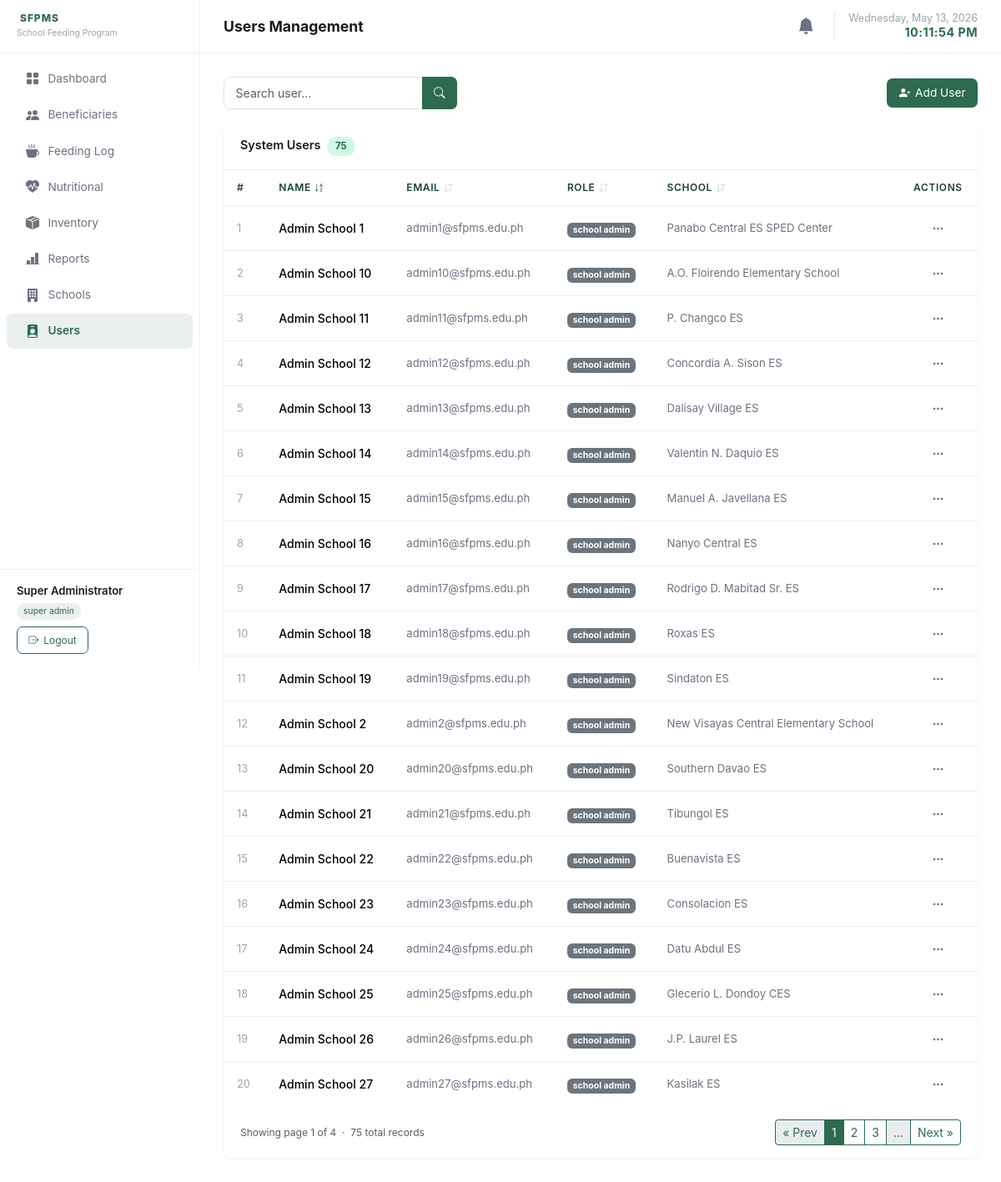
The page /pages/users.php (signed in) on the database its author committed.
### tables this page shows
CREATE TABLE users (
    id          INT UNSIGNED AUTO_INCREMENT PRIMARY KEY,
    name        VARCHAR(120) NOT NULL,
    email       VARCHAR(180) NOT NULL UNIQUE,
    password    VARCHAR(255) NOT NULL,
    role        ENUM('super_admin','school_admin','teacher') NOT NULL DEFAULT 'teacher',
    school_id   INT UNSIGNED NULL,
    grade_level VARCHAR(10)  NULL,
    section     VARCHAR(50)  NULL,
    created_at  TIMESTAMP DEFAULT CURRENT_TIMESTAMP,
    FOREIGN KEY (school_id) REFERENCES schools(id) ON DELETE SET NULL
);

CREATE TABLE schools (
    id          INT UNSIGNED AUTO_INCREMENT PRIMARY KEY,
    name        VARCHAR(200) NOT NULL,
    address     VARCHAR(300),
    status      ENUM('Active','Inactive') NOT NULL DEFAULT 'Active',
    created_at  TIMESTAMP DEFAULT CURRENT_TIMESTAMP
);

### controllers/users.php (called while the page is built, shortened)
<?php
require_once __DIR__ . '/../classes/User.php';
require_once __DIR__ . '/../classes/School.php';
require_once __DIR__ . '/../includes/pagination.php';
require_once __DIR__ . '/../includes/helpers.php';
$search     = trim($_GET['search'] ?? '');
$sortBy     = in_array($_GET['sort'] ?? '', ['name', 'email', 'role', 'school_name']) ? $_GET['sort'] : 'name';
$sortDir    = ($_GET['dir'] ?? 'asc') === 'desc' ? 'desc' : 'asc';
$totalCount = User::countAll();
$pag        = paginate($totalCount, 20);
$users      = User::getAll($pag['page'], $pag['perPage'], $sortBy, $sortDir);

### config/db.php (called while the page is built, shortened)
<?php
function getPDO(): PDO {
    static $pdo = null;
    if ($pdo === null) {
        $dsn = sprintf(
            'mysql:host=%s;dbname=%s;charset=%s',
            DB_HOST, DB_NAME, DB_CHARSET
        );
        $options = [
            PDO::ATTR_ERRMODE            => PDO::ERRMODE_EXCEPTION,
            PDO::ATTR_DEFAULT_FETCH_MODE => PDO::FETCH_ASSOC,
            PDO::ATTR_EMULATE_PREPARES   => false,
        ];
        try {
            $pdo = new PDO($dsn, DB_USER, DB_PASS, $options);
        } catch (PDOException $e) {
            http_response_code(500);
            die(json_encode(['error' => 'Database connection failed: ' . $e->getMessage()]));
        }
    }
    return $pdo;
}

### classes/User.php (called while the page is built, shortened)
<?php
require_once __DIR__ . '/../config/db.php';
class User {
    public static function getAll(int $page = 1, int $perPage = 20, string $sortBy = 'name', string $sortDir = 'asc'): array {
        $allowed  = ['name', 'email', 'role', 'school_name'];
        $sortBy   = in_array($sortBy, $allowed, true) ? $sortBy : 'name';
        if ($sortBy === 'school_name') {
            $sortBy = 's.name';
        } else {
            $sortBy = "u.{$sortBy}";
        }
        $sortDir  = strtolower($sortDir) === 'desc' ? 'DESC' : 'ASC';
        $offset   = ($page - 1) * $perPage;
        $stmt = getPDO()->prepare(
            "SELECT u.*, s.name AS school_name
             FROM users u
             LEFT JOIN schools s ON u.school_id = s.id
             ORDER BY {$sortBy} {$sortDir}
             LIMIT ? OFFSET ?"
        );
        $stmt->execute([$perPage, $offset]);
        return $stmt->fetchAll();
    }
    public static function countAll(): int {
        return (int) getPDO()->query('SELECT COUNT(*) FROM users')->fetchColumn();
    }
}

### classes/School.php (called while the page is built, shortened)
<?php
require_once __DIR__ . '/../config/db.php';
class School {
    public static function getAll(int $page = 1, int $perPage = 20, string $sortBy = 'name', string $sortDir = 'asc'): array {
        $allowed  = ['name', 'address', 'beneficiary_count'];
        $sortBy   = in_array($sortBy, $allowed, true) ? $sortBy : 'name';
        $sortDir  = strtolower($sortDir) === 'desc' ? 'DESC' : 'ASC';
        $offset   = ($page - 1) * $perPage;
        $stmt     = getPDO()->prepare(
            "SELECT s.*, COUNT(b.id) AS beneficiary_count
             FROM schools s
             LEFT JOIN beneficiaries b ON b.school_id = s.id
             GROUP BY s.id
             ORDER BY {$sortBy} {$sortDir}
             LIMIT ? OFFSET ?"
        );
        $stmt->execute([$perPage, $offset]);
        return $stmt->fetchAll();
    }
}

### pages/users.php (the view, shortened to what this page needs)
<?php
require_once __DIR__ . '/../controllers/users.php';
require_once __DIR__ . '/../includes/header.php';
?>
<div class="d-flex align-items-center justify-content-between mb-3 flex-wrap gap-2">
  <form method="get" class="d-flex align-items-center gap-2 flex-nowrap">
    <div class="input-group" style="width: 280px; max-width: 100%;">
      <input type="text" name="search" class="form-control" placeholder="Search user…"
             value="<?= htmlspecialchars($search) ?>">
      <button class="btn-primary-custom" type="submit" style="border-top-left-radius: 0; border-bottom-left-radius: 0; margin-left: -1px; position: relative; z-index: 2;">
        <i class="bi bi-search"></i>
      </button>
    </div>
  </form>
  <button class="btn-primary-custom" data-bs-toggle="modal" data-bs-target="#addModal">
    <i class="bi bi-person-plus-fill"></i> Add User
  </button>
</div>
<div class="table-wrapper">
  <div class="table-header">
    <span style="font-weight:600;font-size:.9rem;">
      System Users &nbsp;<span class="status-badge badge-active"><?= $totalCount ?></span>
    </span>
  </div>
  <table class="table">
    <thead>
      <tr>
        <th>#</th>
        <th>
          <a href="<?= sortUrl('name', $sortBy, $sortDir) ?>" class="text-decoration-none text-inherit d-inline-flex align-items-center">
            Name <?= sortIcon('name', $sortBy, $sortDir) ?>
          </a>
        </th>
        <th>
          <a href="<?= sortUrl('email', $sortBy, $sortDir) ?>" class="text-decoration-none text-inherit d-inline-flex align-items-center">
            Email <?= sortIcon('email', $sortBy, $sortDir) ?>
          </a>
        </th>
        <th>
          <a href="<?= sortUrl('role', $sortBy, $sortDir) ?>" class="text-decoration-none text-inherit d-inline-flex align-items-center">
            Role <?= sortIcon('role', $sortBy, $sortDir) ?>
          </a>
        </th>
        <th>
          <a href="<?= sortUrl('school_name', $sortBy, $sortDir) ?>" class="text-decoration-none text-inherit d-inline-flex align-items-center">
            School <?= sortIcon('school_name', $sortBy, $sortDir) ?>
          </a>
        </th>
        <th class="text-center">Actions</th>
      </tr>
    </thead>
    <tbody>
      <?php if (empty($users)): ?>
      <tr><td colspan="6" class="text-center text-muted py-4">No users found.</td></tr>
      <?php else: ?>
      <?php $i = ($pag['page'] - 1) * $pag['perPage'] + 1; foreach ($users as $u): ?>
      <tr>
        <td style="color:#9ca3af;font-size:.8rem;"><?= $i++ ?></td>
        <td style="font-weight:500;">
            <?= htmlspecialchars($u['name']) ?>
        </td>
        <td style="font-size:.82rem;color:#6b7280;"><?= htmlspecialchars($u['email']) ?></td>
        <td>
          <span class="badge bg-secondary"><?= str_replace('_', ' ', $u['role']) ?></span>
        </td>
        <td style="font-size:.82rem;color:#6b7280;">
          <?php if ($u['school_name']): ?>
              <?= htmlspecialchars($u['school_name']) ?>
          <?php else: ?>
              <span class="text-muted">N/A</span>
          <?php endif; ?>
        </td>
        <td class="text-center">
          <div class="dropdown">
            <button class="btn-dots" data-bs-toggle="dropdown"><i class="bi bi-three-dots"></i></button>
          </div>
        </td>
      </tr>
      <?php endforeach; endif; ?>
    </tbody>
  </table>
  <div class="px-3 pb-3">
    <?= renderPagination($pag) ?>
  </div>
</div>
<?php require_once __DIR__ . '/../includes/footer.php'; ?>

### assets/css/app.css (style rules this page uses)
:root { --primary: #2D6A4F; --accent: #52B788; --neutral: #F8F9FA; --text: #1B1B1B; --danger: #DC3545; --sidebar-w: 240px; }
*, *::before, *::after { box-sizing: border-box; }
body { margin: 0; font-family: -apple-system, BlinkMacSystemFont, 'Segoe UI', Roboto, Oxygen, Ubuntu, Cantarell, sans-serif; background: #fff; color: var(--text); min-height: 100vh; }
.table-wrapper { background: #fff; border-radius: 10px; overflow: hidden; box-shadow: 0 1px 4px rgba(0,0,0,.06); }
.table-wrapper .table-header { padding: 1rem 1.25rem; display: flex; align-items: center; justify-content: space-between; gap: .75rem; flex-wrap: wrap; border-bottom: 1px solid #eee; }
.table { margin: 0; }
.table th { font-size: .75rem; font-weight: 600; text-transform: uppercase; letter-spacing: .05em; color: #1b4332 !important; border-bottom: 1px solid #eee; padding: .75rem 1rem; background: #fff; }
.table th a { color: #1b4332 !important; }
.table td { padding: .75rem 1rem; vertical-align: middle; border-bottom: 1px solid #eee; font-size: .875rem; }
.table tbody tr:last-child td { border-bottom: none; }
.badge-active { background: #d1fae5; color: #065f46; }
.status-badge { display: inline-block; padding: .2rem .65rem; border-radius: 20px; font-size: .72rem; font-weight: 600; }
.btn-primary-custom { background: var(--primary); color: #fff; border: none; border-radius: 7px; padding: .45rem .9rem; font-size: .855rem; cursor: pointer; transition: background .15s; text-decoration: none; display: inline-flex; align-items: center; gap: .35rem; }
.btn-dots { background: none; border: none; padding: .25rem .5rem; color: #6c757d; cursor: pointer; border-radius: 5px; transition: background .12s; }
.form-control, .form-select { border-radius: 7px; border-color: #dee2e6; font-size: .875rem; padding: .5rem .85rem; }

### rows shown on the page
users: name "Admin School 1", email "admin1@sfpms.edu.ph", role "school admin", school.name "Panabo Central ES SPED Center"
users: name "Admin School 10", email "admin10@sfpms.edu.ph", role "school admin", school.name "A.O. Floirendo Elementary School"
users: name "Admin School 11", email "admin11@sfpms.edu.ph", role "school admin", school.name "P. Changco ES"
users: name "Admin School 12", email "admin12@sfpms.edu.ph", role "school admin", school.name "Concordia A. Sison ES"
users: name "Admin School 13", email "admin13@sfpms.edu.ph", role "school admin", school.name "Dalisay Village ES"
users: name "Admin School 14", email "admin14@sfpms.edu.ph", role "school admin", school.name "Valentin N. Daquio ES"
users: name "Admin School 15", email "admin15@sfpms.edu.ph", role "school admin", school.name "Manuel A. Javellana ES"
users: name "Admin School 16", email "admin16@sfpms.edu.ph", role "school admin", school.name "Nanyo Central ES"
users: name "Admin School 17", email "admin17@sfpms.edu.ph", role "school admin", school.name "Rodrigo D. Mabitad Sr. ES"
users: name "Admin School 18", email "admin18@sfpms.edu.ph", role "school admin", school.name "Roxas ES"
users: name "Admin School 19", email "admin19@sfpms.edu.ph", role "school admin", school.name "Sindaton ES"
users: name "Admin School 2", email "admin2@sfpms.edu.ph", role "school admin", school.name "New Visayas Central Elementary School"
users: name "Admin School 20", email "admin20@sfpms.edu.ph", role "school admin", school.name "Southern Davao ES"
users: name "Admin School 21", email "admin21@sfpms.edu.ph", role "school admin", school.name "Tibungol ES"
users: name "Admin School 22", email "admin22@sfpms.edu.ph", role "school admin", school.name "Buenavista ES"
users: name "Admin School 23", email "admin23@sfpms.edu.ph", role "school admin", school.name "Consolacion ES"
users: name "Admin School 24", email "admin24@sfpms.edu.ph", role "school admin", school.name "Datu Abdul ES"
users: name "Admin School 25", email "admin25@sfpms.edu.ph", role "school admin", school.name "Glecerio L. Dondoy CES"
users: name "Admin School 26", email "admin26@sfpms.edu.ph", role "school admin", school.name "J.P. Laurel ES"
users: name "Admin School 27", email "admin27@sfpms.edu.ph", role "school admin", school.name "Kasilak ES"

### other values the page prints
$item['label'] "Dashboard"
$item['label'] "Beneficiaries"
$item['label'] "Feeding Log"
$item['label'] "Nutritional"
$item['label'] "Inventory"
$item['label'] "Reports"
$item['label'] "Schools"
$item['label'] "Users"
$user['name'] "Super Administrator"
str_replace('_', ' ', $user['role']) "super admin"
$pageTitle "Users Management"
$totalCount "75"
$p['page'] "1"
$last "4"
$p['total'] "75"
